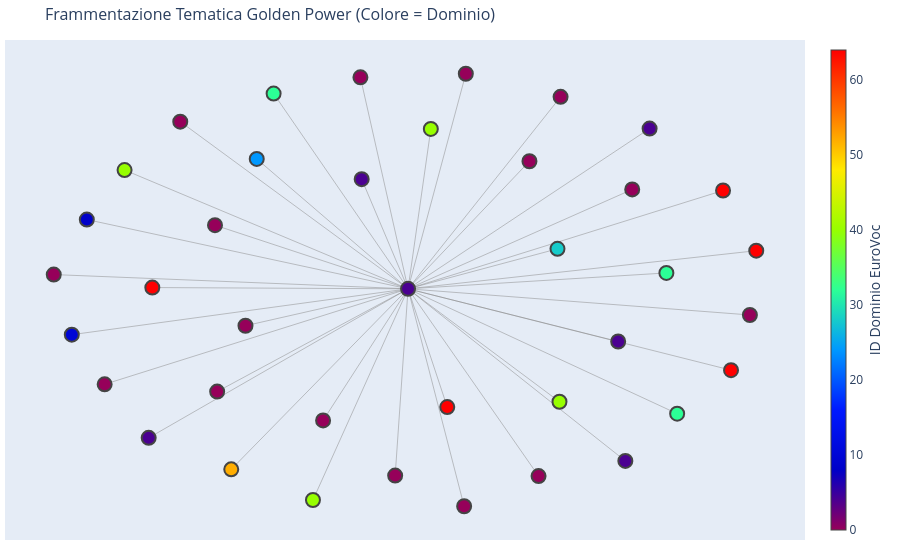

The code cell stored with this chart in its notebook:
### Code cell
import plotly.graph_objects as go
import plotly.express as px # Per scale di colori qualitative

# 1. Prepariamo i colori per i domini
# Estraiamo il primo ID di dominio per ogni nodo
node_colors = []
for node in G.nodes():
    # Recuperiamo il dominio salvato nel nodo (assicurati che sia presente)
    # Se non c'è, cerchiamolo in network_data
    dom_string = network_data[network_data['id'] == node]['domains'].values[0]
    
    if isinstance(dom_string, str):
        # Prendiamo i primi due numeri (ID del dominio)
        dom_id = dom_string.split(' ')[0]
        try:
            node_colors.append(int(dom_id))
        except:
            node_colors.append(0) # Default se non è un numero
    else:
        node_colors.append(0)

# 2. Traccia degli ARCHI (resta uguale)
edge_x, edge_y = [], []
for edge in G.edges():
    x0, y0 = pos[edge[0]]
    x1, y1 = pos[edge[1]]
    edge_x.extend([x0, x1, None])
    edge_y.extend([y0, y1, None])

edge_trace = go.Scatter(x=edge_x, y=edge_y, line=dict(width=0.5, color='#888'), hoverinfo='none', mode='lines')

# 3. Traccia dei NODI (con colori tematici)
node_x, node_y, node_text = [], [], []
for node in G.nodes():
    x, y = pos[node]
    node_x.append(x)
    node_y.append(y)
    
    celex = G.nodes[node].get('celex', 'N/A')
    title = G.nodes[node].get('title', 'N/A')
    dom = network_data[network_data['id'] == node]['domains'].values[0]
    if not isinstance(title, str): title = "N/A"
    
    node_text.append(f"CELEX: {celex}<br>Dominio: {dom}<br>{title[:60]}...")

node_trace = go.Scatter(
    x=node_x, y=node_y, mode='markers', hoverinfo='text', text=node_text,
    marker=dict(
        showscale=True,
        colorscale='Rainbow', # Scala molto contrastata per vedere i diversi temi
        size=14,
        line_width=2,
        color=node_colors, # Qui usiamo l'ID del dominio (10, 08, 24...)
        colorbar=dict(
            thickness=15,
            title=dict(text='ID Dominio EuroVoc', side='right'),
            xanchor='left'
        )
    )
)

# 4. Creazione FIGURA
fig_thematic = go.Figure(data=[edge_trace, node_trace],
             layout=go.Layout(
                title=dict(text='Frammentazione Tematica Golden Power (Colore = Dominio)', font=dict(size=16)),
                showlegend=False, hovermode='closest', margin=dict(b=20,l=5,r=5,t=40),
                xaxis=dict(showgrid=False, zeroline=False, showticklabels=False),
                yaxis=dict(showgrid=False, zeroline=False, showticklabels=False))
                )

fig_thematic.show()

### Figure 1 — Plotly figure (JSON) as saved in the notebook; plotly's stock layout.template omitted (floating-point values rounded to 4 significant figures)
{"data": [{"hoverinfo": "none", "line": {"color": "#888", "width": 0.5}, "mode": "lines", "type": "scatter", "x": [0.1637, 0.0005758, null, 0.7301, 0.0005758, null, 0.0005758, 0.8902, null, 0.0005758, 0.4226, null, 0.0005758, -0.268, null, 0.0005758, -0.8562, null, 0.0005758, -0.134, null, 0.0005758, -0.4267, null, 0.0005758, 0.4282, null, 0.0005758, 0.0649, null, 0.0005758, -0.949, null, 0.0005758, 0.966, null, 0.0005758, 0.159, null, 0.0005758, -0.03583, null, 0.0005758, 0.3691, null, 0.0005758, -0.2394, null, 0.0005758, -0.6427, null, 0.0005758, -0.4585, null, 0.0005758, 0.9839, null, 0.0005758, -0.3791, null, 0.0005758, -1, null, 0.0005758, -0.8, null, 0.0005758, 0.7606, null, 0.0005758, -0.5446, null, 0.0005758, 0.4313, null, 0.0005758, 0.6336, null, 0.0005758, -0.9066, null, 0.0005758, 0.6827, null, 0.0005758, -0.4987, null, 0.0005758, 0.1113, null, 0.0005758, 0.9127, null, 0.0005758, -0.7217, null, 0.0005758, 0.594, null, 0.0005758, 0.6142, null, 0.0005758, -0.7319, null, 0.0005758, -0.5385, null, 0.0005758, -0.1304, null, 0.0005758, 0.3434, null], "y": [0.9855, 0.000736, null, 0.07342, 0.000736, null, 0.000736, 0.4509, null, 0.000736, 0.1839, null, 0.000736, -0.9664, null, 0.000736, -0.4364, null, 0.000736, 0.969, null, 0.000736, 0.5956, null, 0.000736, -0.5164, null, 0.000736, 0.7328, null, 0.000736, -0.2093, null, 0.000736, -0.1191, null, 0.000736, -0.9948, null, 0.000736, -0.8543, null, 0.000736, -0.8565, null, 0.000736, -0.602, null, 0.000736, 0.7662, null, 0.000736, -0.1683, null, 0.000736, 0.1753, null, 0.000736, 0.8945, null, 0.000736, 0.06595, null, 0.000736, 0.5446, null, 0.000736, -0.571, null, 0.000736, 0.292, null, 0.000736, 0.8796, null, 0.000736, 0.4558, null, 0.000736, 0.3179, null, 0.000736, 0.7345, null, 0.000736, -0.826, null, 0.000736, -0.5407, null, 0.000736, -0.3717, null, 0.000736, 0.006531, null, 0.000736, -0.2405, null, 0.000736, -0.7873, null, 0.000736, -0.6818, null, 0.000736, -0.47, null, 0.000736, 0.5028, null, 0.000736, 0.5848, null]}, {"hoverinfo": "text", "marker": {"color": [0, 32, 4, 8, 0, 0, 64, 52, 0, 64, 0, 0, 40, 64, 0, 40, 32, 64, 40, 4, 10, 40, 4, 28, 0, 64, 4, 0, 4, 0, 0, 0, 0, 24, 0, 32, 0, 0, 4], "colorbar": {"thickness": 15, "title": {"side": "right", "text": "ID Dominio EuroVoc"}, "xanchor": "left"}, "colorscale": [[0, "rgb(150,0,90)"], [0.125, "rgb(0,0,200)"], [0.25, "rgb(0,25,255)"], [0.375, "rgb(0,152,255)"], [0.5, "rgb(44,255,150)"], [0.625, "rgb(151,255,0)"], [0.75, "rgb(255,234,0)"], [0.875, "rgb(255,111,0)"], [1, "rgb(255,0,0)"]], "line": {"width": 2}, "showscale": true, "size": 14}, "mode": "markers", "text": ["CELEX: 12016E003<br>Dominio: nan<br>N/A...", "CELEX: 32015D0443<br>Dominio: 32 EDUCATION AND COMMUNICATIONS;08 INTERNATIONAL RELATIONS;44 EMPLOYMENT AND WORKING CONDITIONS;10 EUROPEAN UNION<br>N/A...", "CELEX: 32019R0452<br>Dominio: 04 POLITICS;08 INTERNATIONAL RELATIONS;24 FINANCE;12 LAW;72 GEOGRAPHY;10 EUROPEAN UNION<br>N/A...", "CELEX: 32025R1106<br>Dominio: 08 INTERNATIONAL RELATIONS;24 FINANCE;10 EUROPEAN UNION<br>COUNCIL REGULATION establishing the Security Action for Euro...", "CELEX: 52017PC0487<br>Dominio: nan<br>N/A...", "CELEX: 12016E346<br>Dominio: nan<br>N/A...", "CELEX: 32023R1525<br>Dominio: 64 PRODUCTION, TECHNOLOGY AND RESEARCH;16 ECONOMICS;20 TRADE;08 INTERNATIONAL RELATIONS;10 EUROPEAN UNION<br>N/A...", "CELEX: 32024R1679<br>Dominio: 52 ENVIRONMENT;48 TRANSPORT;10 EUROPEAN UNION<br>N/A...", "CELEX: 12016E065<br>Dominio: nan<br>N/A...", "CELEX: 32023R1781<br>Dominio: 64 PRODUCTION, TECHNOLOGY AND RESEARCH;20 TRADE;72 GEOGRAPHY;68 INDUSTRY;10 EUROPEAN UNION<br>N/A...", "CELEX: 52017AE5490<br>Dominio: nan<br>N/A...", "CELEX: 12016E207<br>Dominio: nan<br>N/A...", "CELEX: 32013L0036<br>Dominio: 40 BUSINESS AND COMPETITION;24 FINANCE;44 EMPLOYMENT AND WORKING CONDITIONS<br>N/A...", "CELEX: 32023R2418<br>Dominio: 64 PRODUCTION, TECHNOLOGY AND RESEARCH;40 BUSINESS AND COMPETITION;20 TRADE;08 INTERNATIONAL RELATIONS;10 EUROPEAN UNION<br>N/A...", "CELEX: 12016M003<br>Dominio: nan<br>N/A...", "CELEX: 32004R0139<br>Dominio: 40 BUSINESS AND COMPETITION<br>N/A...", "CELEX: 32016R0679<br>Dominio: 32 EDUCATION AND COMMUNICATIONS;12 LAW;10 EUROPEAN UNION<br>N/A...", "CELEX: 32021R0696<br>Dominio: 64 PRODUCTION, TECHNOLOGY AND RESEARCH;32 EDUCATION AND COMMUNICATIONS;12 LAW;48 TRANSPORT;10 EUROPEAN UNION<br>N/A...", "CELEX: 32022R2560<br>Dominio: 40 BUSINESS AND COMPETITION;20 TRADE;08 INTERNATIONAL RELATIONS;24 FINANCE;10 EUROPEAN UNION<br>N/A...", "CELEX: 32020D1502<br>Dominio: 04 POLITICS;32 EDUCATION AND COMMUNICATIONS;24 FINANCE;12 LAW;72 GEOGRAPHY;10 EUROPEAN UNION<br>N/A...", "CELEX: 32016Q0512(01)<br>Dominio: 10 EUROPEAN UNION<br>N/A...", "CELEX: 32014L0065<br>Dominio: 40 BUSINESS AND COMPETITION;20 TRADE;24 FINANCE<br>N/A...", "CELEX: 32019R0452R(01)<br>Dominio: 04 POLITICS;08 INTERNATIONAL RELATIONS;24 FINANCE;12 LAW;72 GEOGRAPHY;10 EUROPEAN UNION<br>N/A...", "CELEX: 32022R0991<br>Dominio: 28 SOCIAL QUESTIONS;64 PRODUCTION, TECHNOLOGY AND RESEARCH;32 EDUCATION AND COMMUNICATIONS;08 INTERNATIONAL RELATIONS;10 EUROPEAN UNION<br>N/A...", "CELEX: 52017IR5423<br>Dominio: nan<br>N/A...", "CELEX: 32009R0428<br>Dominio: 64 PRODUCTION, TECHNOLOGY AND RESEARCH;20 TRADE;48 TRANSPORT<br>N/A...", "CELEX: 32022L2557<br>Dominio: 04 POLITICS;40 BUSINESS AND COMPETITION;20 TRADE;32 EDUCATION AND COMMUNICATIONS;08 INTERNATIONAL RELATIONS;10 EUROPEAN UNION<br>N/A...", "CELEX: 21994A1223(01)<br>Dominio: nan<br>N/A...", "CELEX: 32020R1298<br>Dominio: 04 POLITICS;08 INTERNATIONAL RELATIONS;24 FINANCE;12 LAW;72 GEOGRAPHY;10 EUROPEAN UNION<br>N/A...", "CELEX: 12016M004<br>Dominio: nan<br>N/A...", "CELEX: 21994A1223(16)<br>Dominio: nan<br>N/A...", "CELEX: 32015D0444<br>Dominio: nan<br>N/A...", "CELEX: 12016E290<br>Dominio: nan<br>N/A...", "CELEX: 32009L0138<br>Dominio: 24 FINANCE;12 LAW;44 EMPLOYMENT AND WORKING CONDITIONS;10 EUROPEAN UNION<br>N/A...", "CELEX: 12016E/TXT<br>Dominio: nan<br>N/A...", "CELEX: 32018R1725<br>Dominio: 32 EDUCATION AND COMMUNICATIONS;12 LAW;10 EUROPEAN UNION<br>N/A...", "CELEX: 42011A0708(01)<br>Dominio: nan<br>N/A...", "CELEX: 12016E288<br>Dominio: nan<br>N/A...", "CELEX: 32021R2126<br>Dominio: 04 POLITICS;08 INTERNATIONAL RELATIONS;24 FINANCE;12 LAW;72 GEOGRAPHY;10 EUROPEAN UNION<br>COMMISSION DELEGATED REGULATION (EU) …/... amending the Anne..."], "type": "scatter", "x": [0.1637, 0.7301, 0.0005758, -0.9066, 0.3434, -0.6427, 0.9127, -0.4987, -0.4585, 0.1113, 0.3691, -0.5385, 0.0649, -0.7217, 0.159, 0.4282, -0.3791, 0.8902, -0.268, 0.594, -0.949, -0.8, -0.1304, 0.4226, -0.03583, 0.9839, 0.6827, 0.4313, -0.7319, -0.8562, -0.2394, 0.966, -0.5446, -0.4267, -0.134, 0.7606, -1, 0.6336, 0.6142], "y": [0.9855, 0.07342, 0.000736, 0.3179, 0.5848, 0.7662, -0.3717, -0.826, -0.1683, -0.5407, -0.8565, -0.47, 0.7328, 0.006531, -0.9948, -0.5164, 0.8945, 0.4509, -0.9664, -0.2405, -0.2093, 0.5446, 0.5028, 0.1839, -0.8543, 0.1753, 0.7345, 0.8796, -0.6818, -0.4364, -0.602, -0.1191, 0.292, 0.5956, 0.969, -0.571, 0.06595, 0.4558, -0.7873]}], "layout": {"hovermode": "closest", "margin": {"b": 20, "l": 5, "r": 5, "t": 40}, "showlegend": false, "title": {"font": {"size": 16}, "text": "Frammentazione Tematica Golden Power (Colore = Dominio)"}, "xaxis": {"showgrid": false, "showticklabels": false, "zeroline": false}, "yaxis": {"showgrid": false, "showticklabels": false, "zeroline": false}}}
